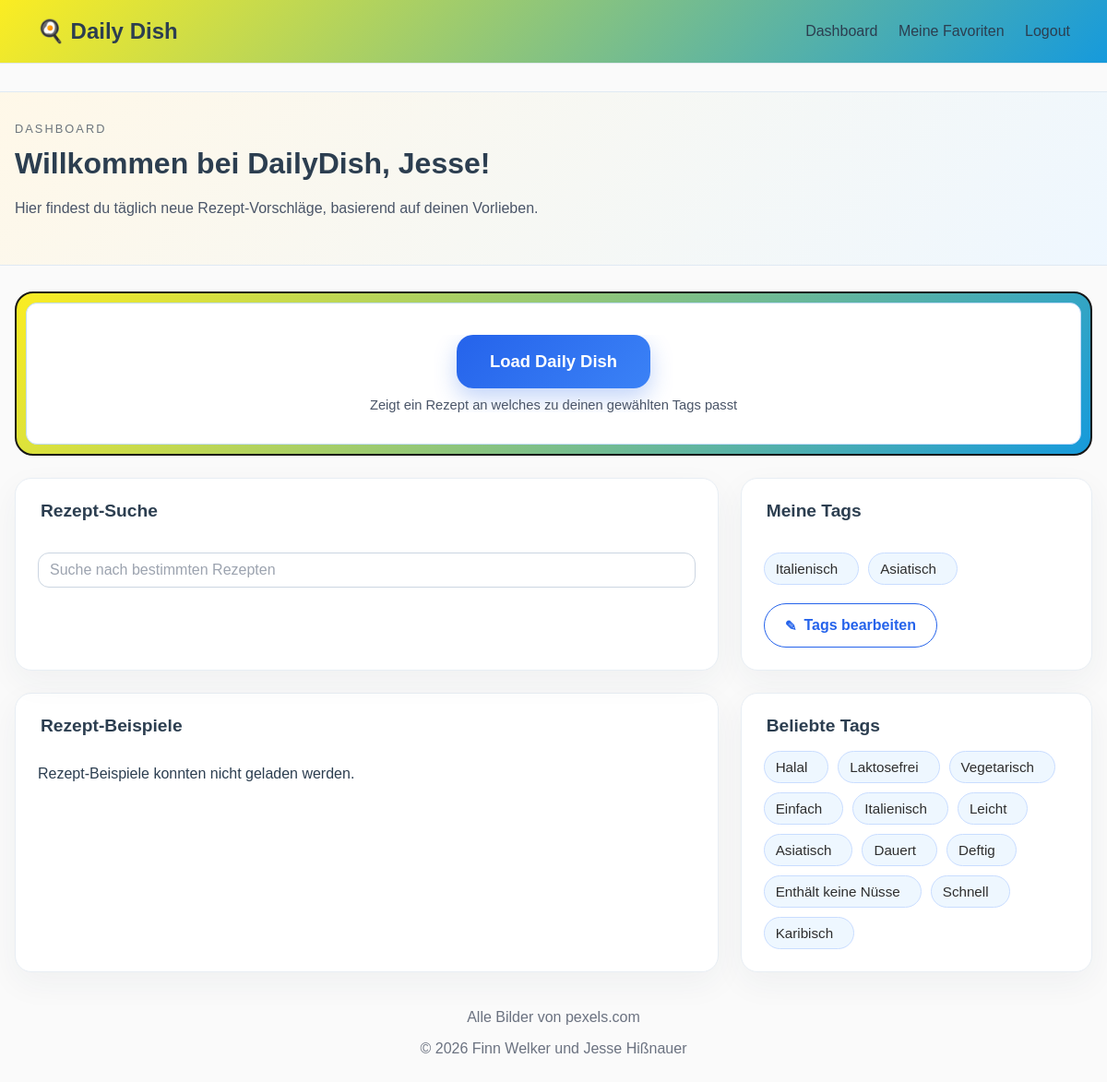
The app's page /dashboard (signed in) with its own data.
### models/user.py (models this page shows)
class User(Base):
    __tablename__ = "users"
    id = Column(Integer, primary_key=True, index=True)
    name = Column(String, unique=True, nullable=False)
    password = Column(String, nullable=False)
    tags = relationship("Tag", secondary="user_tags")
    favourite_recipes = relationship("Recipe", secondary="favourites")
    suggestion_history = relationship("SuggestionHistory")

### models/tag.py (models this page shows)
class Tag(Base):
    __tablename__ = "tags"
    id = Column(Integer, primary_key=True, index=True)
    name = Column(String, nullable=False)
    is_required = Column(Boolean, default=False, nullable=False)
    recipes = relationship("Recipe", secondary="recipe_tags", back_populates="tags")

### main.py (the view)
@app.get("/dashboard")
def dashboard(request: Request, db: Session = Depends(get_db)):
    user_id = request.cookies.get("user_id")
    current_user = None
    if user_id:
        try:
            user_id_value = int(user_id)
        except ValueError:
            user_id_value = None
        if user_id_value is not None:
            current_user = db.query(User).options(selectinload(User.tags)).filter(User.id == user_id_value).first()
            if current_user and not current_user.tags:
                return RedirectResponse(url="/choose-tags", status_code=303)
    request.state.user = current_user
    popularity_expr = (
        func.count(distinct(join_tables.user_tags.c.user_id))
        + func.count(distinct(join_tables.recipe_tags.c.recipe_id))
    )
    popular_tag_rows = (
        db.query(
            tag.Tag.name.label("name"),
            popularity_expr.label("usage_count"),
        )
        .outerjoin(join_tables.user_tags, tag.Tag.id == join_tables.user_tags.c.tag_id)
        .outerjoin(join_tables.recipe_tags, tag.Tag.id == join_tables.recipe_tags.c.tag_id)
        .group_by(tag.Tag.id, tag.Tag.name)
        .order_by(popularity_expr.desc(), tag.Tag.name.asc())
        .limit(12)
        .all()
    )
    popular_tags = [row.name for row in popular_tag_rows if row.name]
    return templates.TemplateResponse(
        request,
        "dashboard.html",
        {"request": request, "popular_tags": popular_tags},
    )

### templates/dashboard.html (shortened to what this page needs)
{% extends "base.html" %}
{% block content %}
<section class="dashboard-hero">
    <div>
        <div class="eyebrow">Dashboard</div>
        {% if user %}
            <h2>Willkommen bei DailyDish, {{ user.name }}!</h2>
        {% else %}
            <h2>Willkommen bei DailyDish</h2>
        {% endif %}
        <p>Hier findest du täglich neue Rezept-Vorschläge, basierend auf deinen Vorlieben.</p>
    </div>
</section>
{% if is_logged_in and user %}
<section class="daily-dish-section">
    <div class="daily-dish-card">
        <div class="daily-dish-inner-card">
            <div class="daily-dish-cta">
                <button id="load-daily-dish-button" class="daily-dish-button" type="button" data-user-id="{{ user.id }}">Load Daily Dish</button>
                <p class="daily-dish-cta-note">Zeigt ein Rezept an welches zu deinen gewählten Tags passt</p>
            </div>
        </div>
    </div>
</section>
{% endif %}
<section id="dashboard-content-stack" {% if user %}data-user-id="{{ user.id }}"{% endif %}>
    <div class="dashboard-top-grid">
        <div class="card recipe-search-card">
            <h3>Rezept-Suche</h3>
            <div class="recipe-search-field-wrap">
                <input id="recipe-search-input" class="recipe-search-input" type="text" placeholder="Suche nach bestimmten Rezepten" autocomplete="off">
            </div>
        </div>
        {% if is_logged_in and user %}
        <div class="card my-tags-card">
            <h3>Meine Tags</h3>
            {% if user.tags %}
            <div id="my-tags-list" class="tag-pill-list">
                {% for tag in user.tags %}
                <span class="tag-pill">{{ tag.name }}</span>
                {% endfor %}
            </div>
            {% else %}
            <div id="my-tags-list" class="tag-pill-list"></div>
            <p id="my-tags-empty">Du hast noch keine Tags ausgewählt.</p>
            {% endif %}
            <a class="button dashboard-edit-tags-button" href="/choose-tags">
                <span class="pen-icon" aria-hidden="true">✎</span>
                Tags bearbeiten
            </a>
        </div>
        {% else %}
        <div class="card my-tags-card">
            <h3>Meine Tags</h3>
            <p>Logge dich ein, um deine persönlichen Tags zu sehen und zu bearbeiten.</p>
            <a class="button dashboard-edit-tags-button" href="/login">Login</a>
        </div>
        {% endif %}
    </div>
<section id="recipe-examples-section" class="overview-grid">
    <div class="card">
        <h3>Rezept-Beispiele</h3>
        <div id="recipe-example-list" class="recipe-example-list">
        </div>
    </div>
    <div class="card">
        <h3>Beliebte Tags</h3>
        {% if popular_tags %}
        <div class="tag-pill-list">
            {% for tag_name in popular_tags %}
            <span class="tag-pill">{{ tag_name }}</span>
            {% endfor %}
        </div>
        {% else %}
        <p>Noch keine Tags vorhanden.</p>
        {% endif %}
    </div>
</section>
</section>
<footer>
    <p>Alle Bilder von pexels.com</p>
    <p>© 2026 Finn Welker und Jesse Hißnauer</p>
</footer>
{% endblock %}

### static/css/style.css (style rules this page uses)
body { margin: 0; font-family: Arial, sans-serif; background: #fafafa; color: #2c3e50; }
button { font: inherit; }
.dashboard-hero { display: grid; grid-template-columns: 1fr auto; gap: 24px; background: linear-gradient(135deg, #fff8e8, #eef7ff); border: 1px solid #dfe9f3; border-radius: 18px; padding: 32px; margin-bottom: 28px; }
.dashboard-hero, .daily-dish-section, #dashboard-content-stack { width: min(1480px, calc(100vw - 32px)); margin-left: 50%; transform: translateX(-50%); }
.eyebrow { text-transform: uppercase; letter-spacing: 0.16em; color: #6c757d; font-size: 0.8rem; margin-bottom: 12px; }
.dashboard-hero h2 { margin: 0 0 14px; font-size: 2rem; }
.dashboard-hero p { max-width: 650px; line-height: 1.7; color: #4a5568; }
.button { display: inline-block; padding: 14px 22px; background: #2563eb; color: white; border: none; border-radius: 999px; text-decoration: none; font-weight: 600; cursor: pointer; transition: background-color 0.18s ease, transform 0.18s ease, box-shadow 0.18s ease; }
.daily-dish-section { margin-bottom: 24px; }
.daily-dish-card { background: linear-gradient(135deg, #fbed22 0%, #169adc 100%); border: 2px solid #151515; border-radius: 20px; padding: 10px; display: flex; flex-direction: column; gap: 0; }
.daily-dish-inner-card { background: #ffffff; border: 1px solid #bfdbfe; border-radius: 12px; padding: 34px; }
.daily-dish-cta { display: flex; flex-direction: column; align-items: center; justify-content: center; max-height: 220px; overflow: hidden; transition: max-height 0.35s ease, opacity 0.28s ease, margin-bottom 0.28s ease; }
.daily-dish-cta-note { margin: 10px 0 0; color: #4a5568; font-size: 0.92rem; text-align: center; }
.daily-dish-button { border: none; border-radius: 18px; padding: 18px 36px; font-size: 1.15rem; font-weight: 700; color: #ffffff; background: linear-gradient(135deg, #2563eb, #3b82f6); box-shadow: 0 10px 24px rgba(37, 99, 235, 0.28); cursor: pointer; transition: transform 0.18s ease, box-shadow 0.18s ease, filter 0.18s ease; }
.my-tags-card { display: flex; flex-direction: column; align-items: flex-start; gap: 18px; }
.my-tags-card .tag-pill-list { margin-top: 0; }
.my-tags-card .button { margin-top: 2px; }
.dashboard-edit-tags-button { display: inline-flex; align-items: center; justify-content: center; gap: 8px; background: #ffffff; color: #2563eb; border: 1px solid #2563eb; box-shadow: none; }
.pen-icon { font-size: 0.95rem; line-height: 1; }
.overview-grid { display: grid; grid-template-columns: repeat(auto-fit, minmax(280px, 1fr)); gap: 24px; }
.dashboard-top-grid, #recipe-examples-section { display: grid; grid-template-columns: minmax(0, 2fr) minmax(300px, 1fr); gap: 24px; }
#recipe-examples-section { margin-top: 24px; }
.recipe-search-card { position: relative; }
.recipe-search-field-wrap { position: relative; margin-top: 34px; }
.recipe-search-card h3, .my-tags-card h3, #recipe-examples-section > .card:first-child h3, #recipe-examples-section > .card:last-child h3 { font-size: 1.2rem; }
.recipe-search-card h3, #recipe-examples-section > .card:first-child h3 { margin-left: 3px; }
.my-tags-card h3, #recipe-examples-section > .card:last-child h3 { margin-left: 3px; }
.recipe-search-input { width: 100%; max-width: 100%; border: 1px solid #cbd5e1; border-radius: 12px; padding: 9px 12px; font-size: 1rem; color: #1f2937; background: #ffffff; box-sizing: border-box; }
.recipe-search-input::placeholder { color: #9ca3af; }
.card { background: white; border: 1px solid #e8eef4; border-radius: 18px; padding: 24px; box-shadow: 0 12px 35px rgba(44, 62, 80, 0.05); }
.card h3 { margin-top: 0; font-size: 1.2rem; margin-bottom: 16px; }
.tag-pill-list { display: flex; flex-wrap: wrap; gap: 10px; margin-top: 8px; }
.tag-pill { display: inline-flex; align-items: center; padding: 8px 12px; background: #eef7ff; color: #2e2e2e; border: 1px solid #c9ddff; border-radius: 999px; font-size: 0.95rem; font-weight: 400; cursor: pointer; position: relative; padding-right: 22px; transition: background-color 0.18s ease, color 0.18s ease, border-color 0.18s ease; }
.tag-pill::after { content: "╋"; position: absolute; right: 8px; top: 50%; transform: translateY(-50%); font-size: 0.6em; font-weight: 700; opacity: 0; transition: opacity 0.12s ease; }
.recipe-example-list { display: grid; gap: 14px; }
footer { text-align: center; color: #6b7280; margin-top: 40px; }

### records on screen
User: name "Jesse"
Tag: name "Italienisch"
Tag: name "Asiatisch"
Tag: name "Halal"
Tag: name "Laktosefrei"
Tag: name "Vegetarisch"
Tag: name "Einfach"
Tag: name "Leicht"
Tag: name "Dauert"
Tag: name "Deftig"
Tag: name "Enthält keine Nüsse"
Tag: name "Schnell"
Tag: name "Karibisch"
